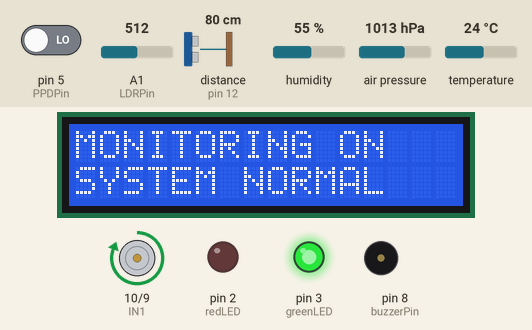
The sketch below on a simulated Arduino Uno, built with avr-gcc and run on an emulated ATmega328P. Parts: 16×2 character LCD, motor-driver pin pairs drawn as motors (green arrow = first pin HIGH = forward, orange = second pin HIGH = backward, longer = more drive, scaled by the enable pin), output pins drawn as LEDs (lit = HIGH), buzzer (waves = sounding, pin HIGH). Wiring (inferred from the names in the program): ultrasonic range finder: trigger pin 11; echo pin 12. The inputs (shaded band) are chosen by the test bench; at power-on: distance to the obstacle (sensor on pin 12) 80 cm, humidity 55 %, temperature 24 °C, pin 5 (PPDPin) LOW, A1 (LDRPin) = 512, air pressure 1013 hPa. The echo pulse lasts 58.3 µs per cm; pins used as bus, display or sensor lines are not drawn; what the sketch prints to the serial monitor is not drawn.

Above: at 3.7 s.
3.8 s: distance to the obstacle (sensor on pin 12) set to 97 cm
7.4 s: distance to the obstacle (sensor on pin 12) set to 106 cm
At 9.6 s:
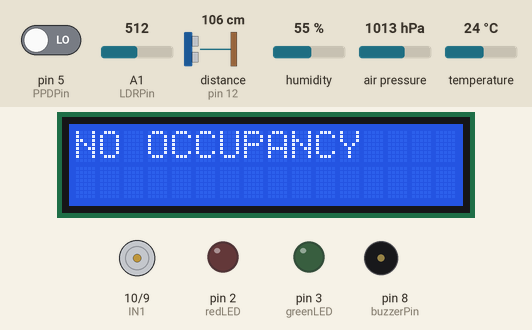
10.7 s: distance to the obstacle (sensor on pin 12) set to 2 cm
At 12.8 s:
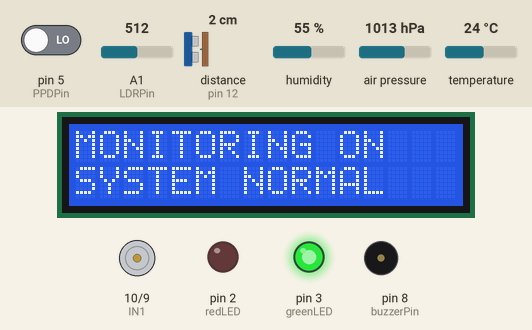
13.8 s: humidity set to 32 %
16.6 s: humidity set to 29 %
At 19.2 s:
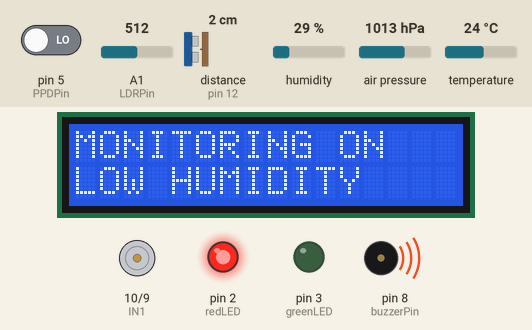
19.9 s: temperature set to 35 °C
22.7 s: temperature set to 38 °C
At 25.6 s:
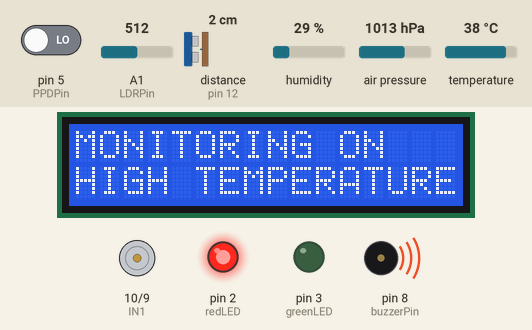
Timing chart, 0 to 28.1 s (numbered marks = the images above; inputs shaded):
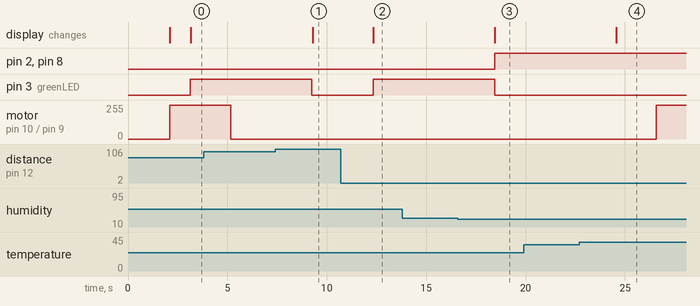

Measured:
- the behaviour switches between 100 and 101 cm on distance to the obstacle (sensor on pin 12) (found by bisection; images 0 and 1)
- the behaviour switches between 31 and 30 % on humidity (found by bisection; images 2 and 3)
- the behaviour switches between 36 and 37 °C on temperature (found by bisection; images 3 and 4)
- after the input at 7.4 s, pin 3 (greenLED): HIGH → LOW after 1.9 s; the display: changes after 1.9 s (image 1)
- after the input at 10.7 s, pin 3 (greenLED): LOW → HIGH after 1.6 s; the display: changes after 1.6 s (image 2)
- after the input at 13.8 s, every drawn part: stays the same
- after the input at 16.6 s, pin 2 (redLED), pin 8 (buzzerPin): LOW → HIGH after 1.8 s; pin 3 (greenLED): HIGH → LOW after 1.8 s; the display: changes after 1.9 s (image 3)
- after the input at 19.9 s, every drawn part: stays the same
- after the input at 22.7 s, motor on pin 10 (IN1) / pin 9 (IN2): stopped → forward 255/255 after 3.9 s; the display: changes after 1.9 s (image 4)

The sketch:

Module_3_V3.ino
```cpp
//=============== INCLUDE LIBRARY ===============
#include <LiquidCrystal_I2C.h>
#include <Wire.h>
#include <Adafruit_BMP085.h>
#include <DHT.h>

//=============== DEFINE SENSORS & DRIVERS ===============
#define redLED 2
#define greenLED 3
#define DHTPIN 4
#define PPDPin 5
#define DHTTYPE DHT11
#define trigPin 11
#define echoPin 12
#define LDRPin A1
#define buzzerPin 8
#define EN1 6
#define IN1 10
#define IN2 9

//=============== SENSORS DECLARATION ===============
LiquidCrystal_I2C lcd(0x20, 16, 2);
Adafruit_BMP085 bmp;
DHT dht(DHTPIN, DHTTYPE);

//=============== SET VALUE ===============
int ldrValue = 0;

//=============== VARIABLES ===============
float humidity,temperature;
float pressurePa, pressurehPa;
float duration, distance, dustValue;
bool fanState;

//=============== ULTRASONIC FUNCTION ===============
float getDistance()
{
  digitalWrite(trigPin, LOW);
  delayMicroseconds(2);
  digitalWrite(trigPin, HIGH);
  delayMicroseconds(10);
  digitalWrite(trigPin, LOW);
  duration = pulseIn(echoPin, HIGH);
  return distance = (duration * 0.0343) / 2; //cm
}

//=============== FAN CONTROL FUNCTION ===============
float fanControl()
{
  digitalWrite(EN1, HIGH);

  if(distance >= 100)
  {
    digitalWrite(IN1, LOW);
    digitalWrite(IN2, LOW);
    return false;
  }
  else
  {
    if(temperature >= 37 || humidity >= 60 || dustValue >= 55 || pressurehPa >=1050 || ldrValue <= 500)
    {
      digitalWrite(IN1, HIGH);
      digitalWrite(IN2, LOW);
      return true;
    }
    else
    {
      digitalWrite(IN1, LOW);
      digitalWrite(IN2, LOW);
      return false;
    }
  }
  return fanState;
}

//=============== SETUP ===============
void setup()
{
  //----- INPUT & OUTPUT -----
  pinMode(LDRPin, INPUT);
  pinMode(PPDPin, INPUT);
  pinMode(echoPin, INPUT);
  pinMode(trigPin, OUTPUT);
  pinMode(redLED, OUTPUT);
  pinMode(greenLED, OUTPUT);
  pinMode(IN1, OUTPUT);
  pinMode(IN2, OUTPUT);
  pinMode(EN1, OUTPUT);
  pinMode(buzzerPin, OUTPUT);

  //----- LCD & SERIAL MONITOR -----
  Serial.begin(9600);
  lcd.init();
  lcd.backlight();

  //----- DHT & BMP -----
  dht.begin();
  bmp.begin();

  //----- WELCOME DISPLAY -----
  lcd.setCursor(0,0);
  lcd.print("ENVIRONMENT     ");
  lcd.setCursor(0,1);
  lcd.print("SYSTEM          ");
  delay(2000);
  lcd.clear();
}

//=============== LOOPING ===============
void loop()
{
  //----- READ ALL SENSOR -----
  fanState = fanControl();
  distance = getDistance(); //function call ultrasonic sensor (distance)
  humidity = dht.readHumidity(); //read humidity sensor
  temperature = dht.readTemperature(); //read temperature sensor
  pressurePa = bmp.readPressure(); //read pressure sensor
  pressurehPa = pressurePa / 100.0; //convert Pa to hPa
  distance = (duration * 0.0343) / 2; //calculate distance in cm
  unsigned long duration = pulseIn(PPDPin, LOW);
  dustValue = duration/200;
  ldrValue = analogRead(LDRPin);

  //----- Rules 1 -----
  if(distance >= 100) //no person detected
  {
    digitalWrite(redLED, LOW);
    digitalWrite(greenLED, LOW);
    digitalWrite(buzzerPin, LOW);
    fanState;

    lcd.setCursor(0,0);
    lcd.print("NO OCCUPANCY    ");
    lcd.setCursor(0,1);
    lcd.print("                ");
  }

  //----- Rules 2 -----
  else //person detected
  {
      lcd.setCursor(0,0);
      lcd.print("MONITORING ON   ");

      //----- Rules 3 -----
      if(temperature >= 37) //high temperature
      {
        digitalWrite(redLED, HIGH);
        digitalWrite(greenLED, LOW);
        digitalWrite(buzzerPin, HIGH);
        fanState;

        lcd.setCursor(0,1);
        lcd.print("HIGH TEMPERATURE");
      }

      //----- Rules 4 -----
      else if(dustValue >= 55) //bad air quality
      {
        digitalWrite(redLED, HIGH);
        digitalWrite(greenLED, LOW);
        digitalWrite(buzzerPin, HIGH);
        fanState;

        lcd.setCursor(0,1);
        lcd.print("BAD AIR QUALITY ");
      }

      //----- Rules 5 -----
      else if(humidity >= 60) //high humidity
      {
        digitalWrite(redLED, HIGH);
        digitalWrite(greenLED, LOW);
        digitalWrite(buzzerPin, HIGH);
        fanState;

        lcd.setCursor(0,1);
        lcd.print("HIGH HUMIDITY   ");
      }

      //----- Rules 6 -----
      else if(humidity <= 30) //low humidity
      {
        digitalWrite(redLED, HIGH);
        digitalWrite(greenLED, LOW);
        digitalWrite(buzzerPin, HIGH);
        fanState;

        lcd.setCursor(0,1);
        lcd.print("LOW HUMIDITY    ");
      }

      //----- Rules 7 -----
      else if(ldrValue <= 500) //low light condition
      {
        digitalWrite(redLED, HIGH);
        digitalWrite(greenLED, LOW);
        digitalWrite(buzzerPin, HIGH);
        fanState;

        lcd.setCursor(0,1);
        lcd.print("LOW LIGHT       ");
      }

      //----- Rules 8 -----
      else if(pressurehPa <= 980) //low pressure
      {
        digitalWrite(redLED, HIGH);
        digitalWrite(greenLED, LOW);
        digitalWrite(buzzerPin, HIGH);
        fanState;

        lcd.setCursor(0,1);
        lcd.print("LOW PRESSURE    ");
      }

      //----- Rules 9 -----
      else if(pressurehPa >= 1050) //high pressure
      {
        digitalWrite(redLED, HIGH);
        digitalWrite(greenLED, LOW);
        digitalWrite(buzzerPin, HIGH);
        fanState;

        lcd.setCursor(0,1);
        lcd.print("HIGH PRESSURE   ");
      }

      //----- Rules 10 -----
      else //system normal
      {
        digitalWrite(redLED, LOW);
        digitalWrite(greenLED, HIGH);
        digitalWrite(buzzerPin, LOW);
        fanState;

        lcd.setCursor(0,1);
        lcd.print("SYSTEM NORMAL   ");
      }
  }

//=============== SERIAL MONITOR OUTPUT ===============
Serial.print(temperature);
Serial.print(",");
Serial.print(humidity);
Serial.print(",");
Serial.print(pressurehPa);
Serial.print(",");
Serial.print(dustValue);
Serial.print(",");
Serial.print(ldrValue);
Serial.print(",");
Serial.print(distance);
Serial.print(",");
Serial.println(fanState ? "ON" : "OFF");

delay(2000);
}
```
